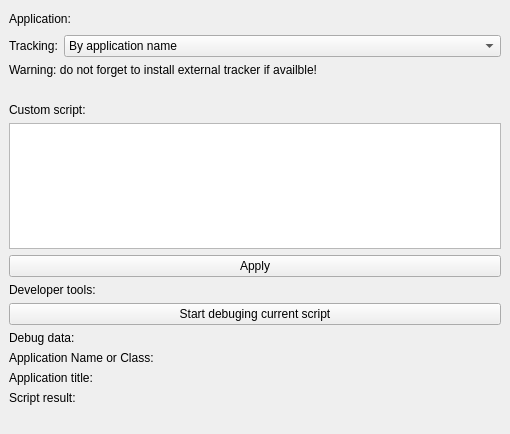
<?xml version="1.0" encoding="UTF-8"?>
<ui version="4.0">
 <class>App_SettingsWindow</class>
 <widget class="QMainWindow" name="App_SettingsWindow">
  <property name="geometry">
   <rect>
    <x>0</x>
    <y>0</y>
    <width>510</width>
    <height>434</height>
   </rect>
  </property>
  <property name="windowTitle">
   <string>Dialog</string>
  </property>
  <widget class="QWidget" name="centralwidget">
   <property name="sizePolicy">
    <sizepolicy hsizetype="Maximum" vsizetype="Preferred">
     <horstretch>0</horstretch>
     <verstretch>0</verstretch>
    </sizepolicy>
   </property>
   <layout class="QVBoxLayout" name="verticalLayout_2">
    <item>
     <layout class="QVBoxLayout" name="verticalLayout">
      <item>
       <layout class="QHBoxLayout" name="horizontalLayout">
        <property name="sizeConstraint">
         <enum>QLayout::SetMinimumSize</enum>
        </property>
        <item>
         <widget class="QLabel" name="label">
          <property name="text">
           <string>Application:</string>
          </property>
         </widget>
        </item>
        <item>
         <widget class="QLabel" name="labelApplication">
          <property name="text">
           <string/>
          </property>
         </widget>
        </item>
        <item>
         <spacer name="horizontalSpacer">
          <property name="orientation">
           <enum>Qt::Horizontal</enum>
          </property>
          <property name="sizeHint" stdset="0">
           <size>
            <width>40</width>
            <height>20</height>
           </size>
          </property>
         </spacer>
        </item>
       </layout>
      </item>
      <item>
       <layout class="QHBoxLayout" name="horizontalLayout_3">
        <item>
         <widget class="QLabel" name="label_2">
          <property name="text">
           <string>Tracking:</string>
          </property>
         </widget>
        </item>
        <item>
         <widget class="QComboBox" name="comboBoxTrackingType">
          <property name="sizePolicy">
           <sizepolicy hsizetype="Expanding" vsizetype="Fixed">
            <horstretch>0</horstretch>
            <verstretch>0</verstretch>
           </sizepolicy>
          </property>
          <property name="minimumSize">
           <size>
            <width>200</width>
            <height>0</height>
           </size>
          </property>
          <item>
           <property name="text">
            <string>By application name</string>
           </property>
          </item>
          <item>
           <property name="text">
            <string>By external tracker</string>
           </property>
          </item>
          <item>
           <property name="text">
            <string>By predefined script</string>
           </property>
          </item>
          <item>
           <property name="text">
            <string>By custom script</string>
           </property>
          </item>
         </widget>
        </item>
       </layout>
      </item>
      <item>
       <widget class="QLabel" name="label_4">
        <property name="text">
         <string>Warning: do not forget to install external tracker if availble!</string>
        </property>
       </widget>
      </item>
      <item>
       <widget class="QLabel" name="labelAdditionalInfo">
        <property name="text">
         <string/>
        </property>
        <property name="openExternalLinks">
         <bool>true</bool>
        </property>
       </widget>
      </item>
      <item>
       <layout class="QVBoxLayout" name="verticalLayout_3">
        <item>
         <widget class="QLabel" name="label_3">
          <property name="text">
           <string>Custom script:</string>
          </property>
         </widget>
        </item>
        <item>
         <widget class="QPlainTextEdit" name="plainTextEditScript"/>
        </item>
        <item>
         <widget class="QPushButton" name="pushButtonApply">
          <property name="text">
           <string>Apply</string>
          </property>
         </widget>
        </item>
        <item>
         <widget class="QLabel" name="label_5">
          <property name="text">
           <string>Developer tools:</string>
          </property>
         </widget>
        </item>
        <item>
         <widget class="QPushButton" name="pushButtonStartDebug">
          <property name="text">
           <string>Start debuging current script</string>
          </property>
         </widget>
        </item>
        <item>
         <widget class="QLabel" name="label_6">
          <property name="text">
           <string>Debug data:</string>
          </property>
         </widget>
        </item>
        <item>
         <layout class="QHBoxLayout" name="horizontalLayout_2">
          <item>
           <widget class="QLabel" name="label_8">
            <property name="text">
             <string>Application Name or Class:</string>
            </property>
           </widget>
          </item>
          <item>
           <widget class="QLabel" name="labelDebugApp">
            <property name="text">
             <string/>
            </property>
           </widget>
          </item>
         </layout>
        </item>
        <item>
         <layout class="QHBoxLayout" name="horizontalLayout_4">
          <item>
           <widget class="QLabel" name="label_9">
            <property name="text">
             <string>Application title:</string>
            </property>
           </widget>
          </item>
          <item>
           <widget class="QLabel" name="labelDebugTitle">
            <property name="text">
             <string/>
            </property>
           </widget>
          </item>
         </layout>
        </item>
       </layout>
      </item>
      <item>
       <widget class="QLabel" name="label_7">
        <property name="text">
         <string>Script result:</string>
        </property>
       </widget>
      </item>
      <item>
       <widget class="QLabel" name="labelDebugResult">
        <property name="text">
         <string/>
        </property>
       </widget>
      </item>
     </layout>
    </item>
   </layout>
  </widget>
 </widget>
 <resources/>
 <connections/>
</ui>
